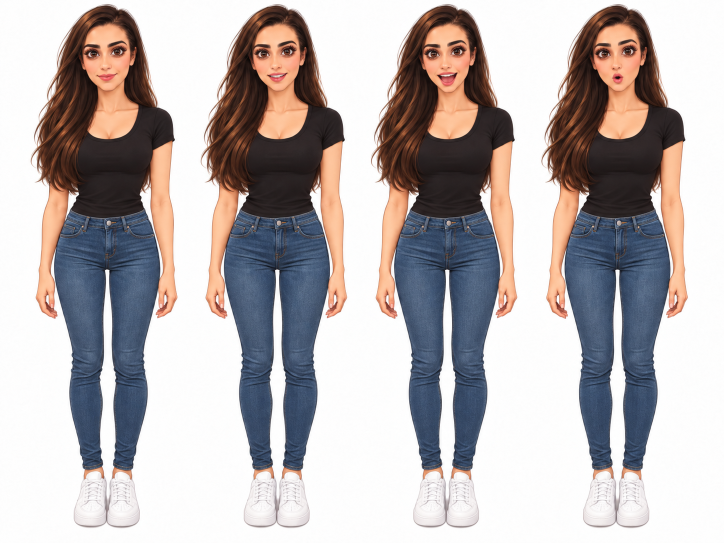
#> input picture demo_videos/puppet_sheets/02_full_body_mouths.png, 1448 x 1086 px, found by its file name (shown at 1/2 size)
$ python -i puppet.py   (imports and definitions only)
#> lines starting #> are read from the running program, lines starting #| are printed output that depends on the picture; after the words box and inside, x2 and y2 are one past the last pixel; in counts of white or black regions, pixels touching at a corner belong together
"""Cut-out puppet built from the character sheets in puppet_sheets/ (front view).

Pieces are cut from the sheets, joined at their round joint ends, and posed by angles:
from a dance tracked with dance_capture.py, and a mouth driven by a song or voice.

    python demo_videos/puppet.py dance_pose.json song_audio.mp4 out.mp4 [--start 0 --end 14.8]
"""
import argparse
import json
import math
import os
import subprocess

import imageio
import imageio_ffmpeg
import numpy as np
from PIL import Image, ImageDraw, ImageFilter
from scipy import ndimage

HERE = os.path.dirname(os.path.abspath(__file__))
SHEETS = os.path.join(HERE, "puppet_sheets")
W, H, FPS = 1080, 1920, 30


# ------------------------------------------------------------------ cutting
def pieces(sheet, white=232, min_px=800):
    """Every separate drawing on a white sheet -> list of (box, RGBA image), in reading order."""
#> called with sheet = 'puppet_sheets/02_full_body_mouths.png', white = 232, min_px = 800
    im = np.array(Image.open(os.path.join(SHEETS, sheet)).convert("RGB")).astype(np.int16)
    near_white = (im.min(axis=2) >= white) & (np.ptp(im, axis=2) < 25)
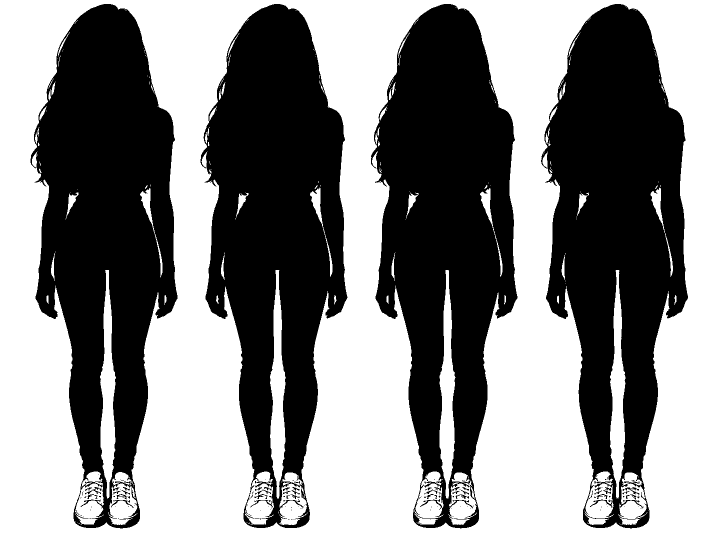
#> near_white: shape (1086, 1448) bool (shown at 1/2 size); 53.4% white; 147 black regions (104 under 20 px), largest, box (x1, y1, x2, y2) and area: (61, 8, 355, 1057) 182668, (401, 8, 695, 1056) 182497, (742, 8, 1035, 1057) 182395
    lab, _ = ndimage.label(near_white)
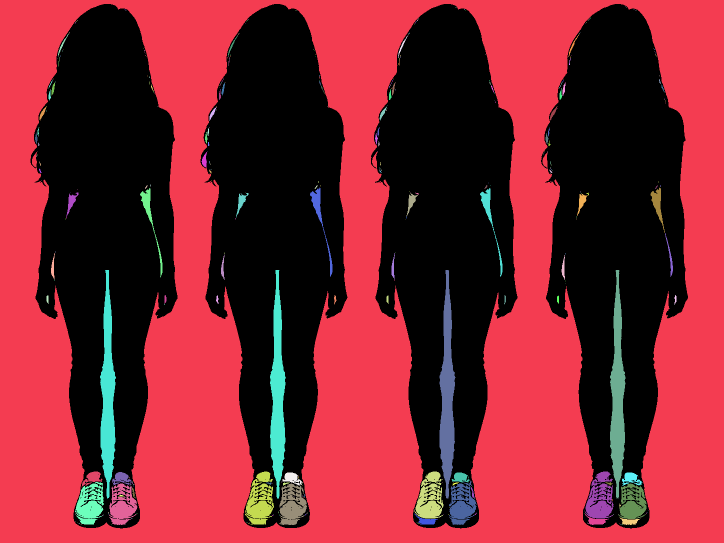
#> lab: shape (1086, 1448) int32 (shown at 1/2 size); 440 distinct labels, from 0 to 439; one colour per label, 0 black
    border = np.unique(np.concatenate([lab[0], lab[-1], lab[:, 0], lab[:, -1]]))
#> border = [1]
    fg = ndimage.binary_opening(~np.isin(lab, border[border > 0]), iterations=1)
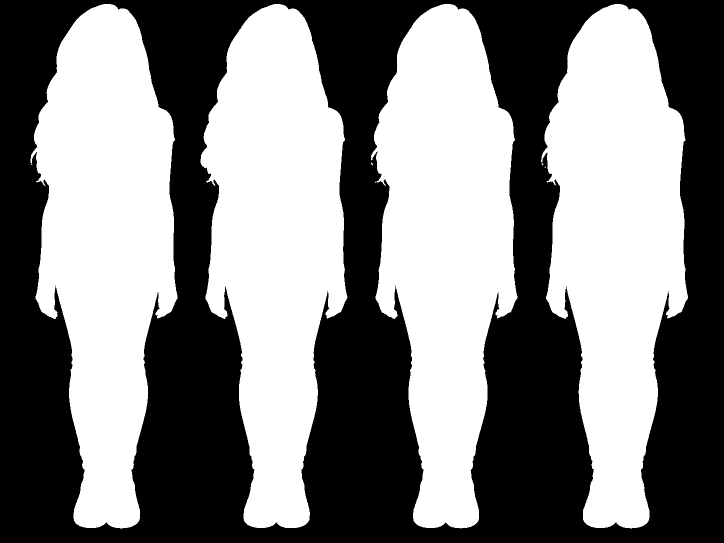
#> fg: shape (1086, 1448) bool (shown at 1/2 size); 51.2% white; 1 black region, box (x1, y1, x2, y2) and area: (0, 0, 1448, 1086) 767870
    parts, _ = ndimage.label(fg)
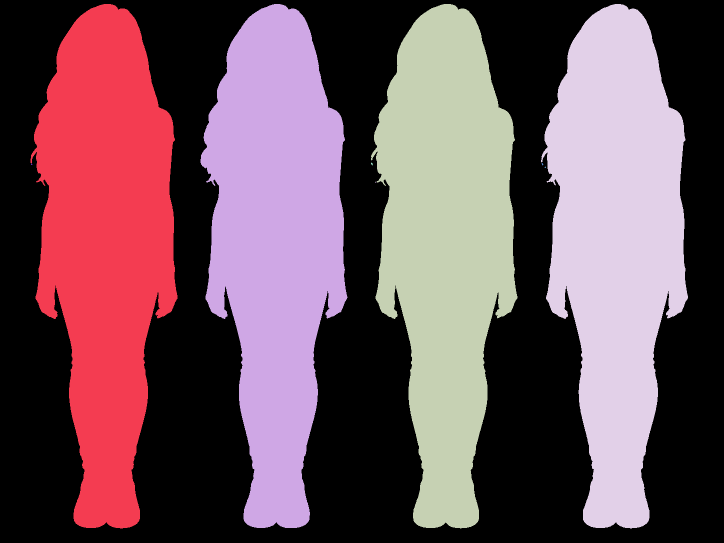
#> parts: shape (1086, 1448) int32 (shown at 1/2 size); 10 distinct labels, from 0 to 9; one colour per label, 0 black
    alpha = (np.clip(ndimage.gaussian_filter(fg.astype(np.float32), 0.8), 0, 1) * 255).astype(np.uint8)
    out = []
    for k, sl in enumerate(ndimage.find_objects(parts)):
        m = parts[sl] == k + 1
        if m.sum() < min_px:
            continue
        m = ndimage.binary_dilation(m, iterations=1)
        rgba = np.dstack([im[sl].astype(np.uint8), np.where(m, alpha[sl], 0)])
        out.append(((sl[1].start, sl[0].start, sl[1].stop, sl[0].stop), Image.fromarray(rgba)))
#> this loop made 9 passes
#> pass 1, in pieces, `rgba = np.dstack([im[sl].astype(np.uint8), np.where(m, alpha[sl], 0)])`:
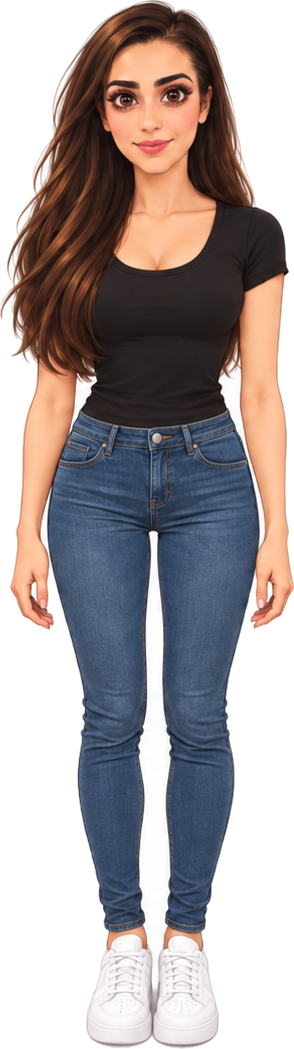
#> rgba: shape (1049, 294, 4); mean R, G, B, A 166, 157.3, 157.2, 166.4; transparent parts drawn white
#> pass 2, in pieces, `m = parts[sl] == k + 1`:
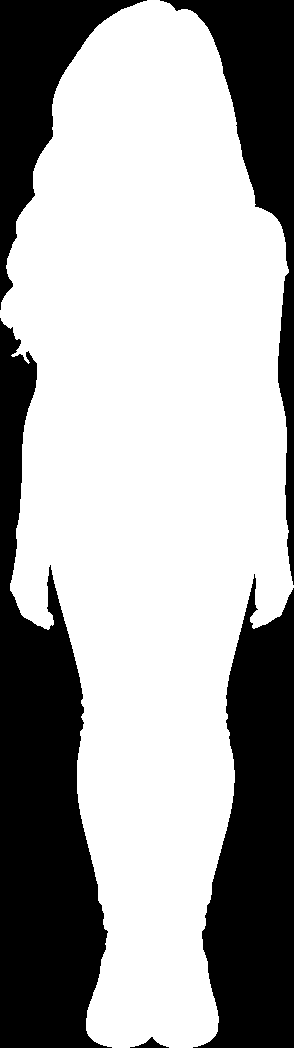
#> m: shape (1048, 294) bool; 65.4% white; 5 black regions, box (x1, y1, x2, y2) and area: (0, 318, 112, 1048) 43917, (193, 574, 294, 1048) 31286, (160, 0, 294, 585) 17336, (0, 0, 147, 310) 14042, (130, 1037, 169, 1048) 165
#> after the loop:
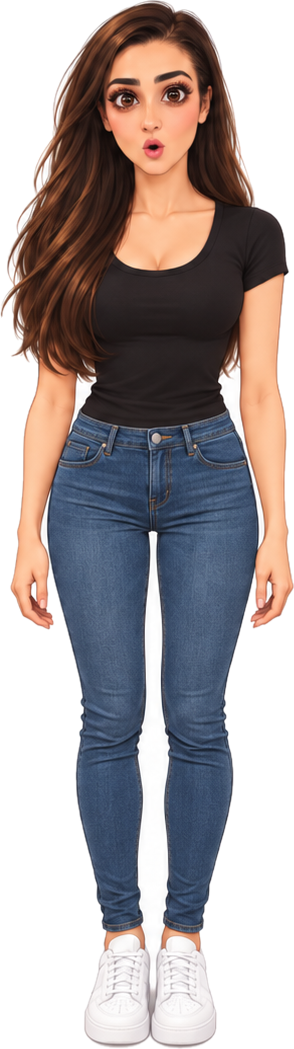
#> rgba: shape (1049, 294, 4); mean R, G, B, A 166, 157.4, 157.5, 166; transparent parts drawn white
#> after the loop, out = 4 items
    out.sort(key=lambda p: (p[0][1] // 120, p[0][0]))
    return out


# [16 lines left out: function load_kit, not called in this run]


# ------------------------------------------------------------------ the rig
# Joint points on each piece, in sheet pixels: "pivot" is where it hangs from its parent,
# the other names are where its children attach.
RIG = {
    "hips":        dict(pivot=(139, 28), leg_r=(60, 222), leg_l=(218, 222)),
    "torso":       dict(pivot=(140, 312), neck=(140, 30), arm_r=(32, 92), arm_l=(248, 92)),
    "upper_arm_r": dict(pivot=(55, 22), end=(22, 200)),
    "upper_arm_l": dict(pivot=(33, 22), end=(68, 200)),
    "lower_arm_r": dict(pivot=(52, 14), end=(38, 290)),
    "lower_arm_l": dict(pivot=(24, 14), end=(38, 290)),
    "upper_leg_r": dict(pivot=(54, 20), end=(52, 232)),
    "upper_leg_l": dict(pivot=(54, 20), end=(52, 232)),
    "lower_leg_r": dict(pivot=(42, 38), end=(42, 250)),
    "lower_leg_l": dict(pivot=(42, 38), end=(42, 250)),
    "head":        dict(pivot=(76, 170)),
}
HEAD_SCALE, HEAD_CROP = 0.522, 350       # face-kit head -> body-sheet scale; cut the neck flare off
HAIR_FRONT_PIVOT, HAIR_BACK_PIVOT = (171, 194), (119, 200)  # hair point that sits on the neck
FACE = dict(cx=146, ex=66, ey=152, es=0.72, bx=68, by=110, bs=0.66, my=258, ms=0.55)


def rest_angle(part):
    r = RIG[part]
    if "end" not in r:
        return 0.0
    (px, py), (ex, ey) = r["pivot"], r["end"]
    return math.degrees(math.atan2(ex - px, ey - py))


# [25 lines left out: functions rot, remove_skin, soften_edges, not called in this run]


class Puppet:
    # [94 lines left out: functions __init__, face, draw_part, pose_points, render, not called in this run]


REST = dict(hips=0, torso=0, head=0, hair=0,
            upper_arm_r=rest_angle("upper_arm_r"), lower_arm_r=rest_angle("lower_arm_r"),
            upper_arm_l=rest_angle("upper_arm_l"), lower_arm_l=rest_angle("lower_arm_l"),
            upper_leg_r=0, lower_leg_r=0, upper_leg_l=0, lower_leg_l=0)

>>> result = pieces('puppet_sheets/02_full_body_mouths.png')
#> result = 4 items

$ run again, on demo_videos/puppet_sheets/07_side_pointing_hands.png
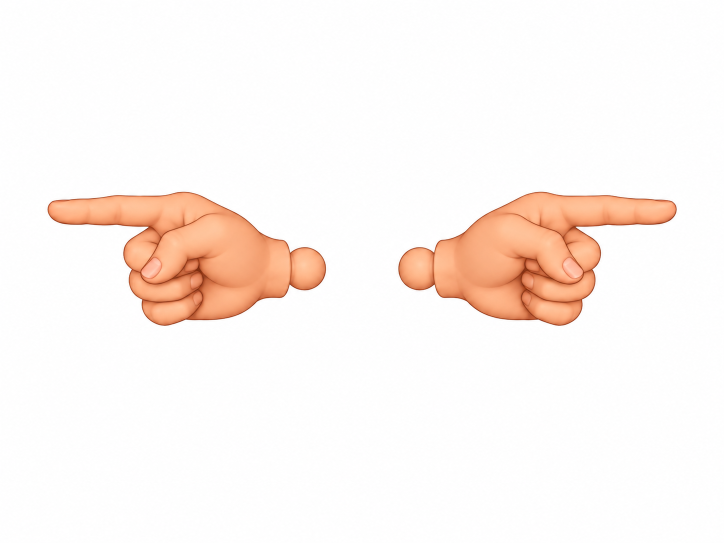
#> input picture demo_videos/puppet_sheets/07_side_pointing_hands.png, 1448 x 1086 px, found by its file name (shown at 1/2 size)
#> in pieces, `near_white = (im.min(axis=2) >= white) & (np.ptp(im, axis=2) < 25)`:
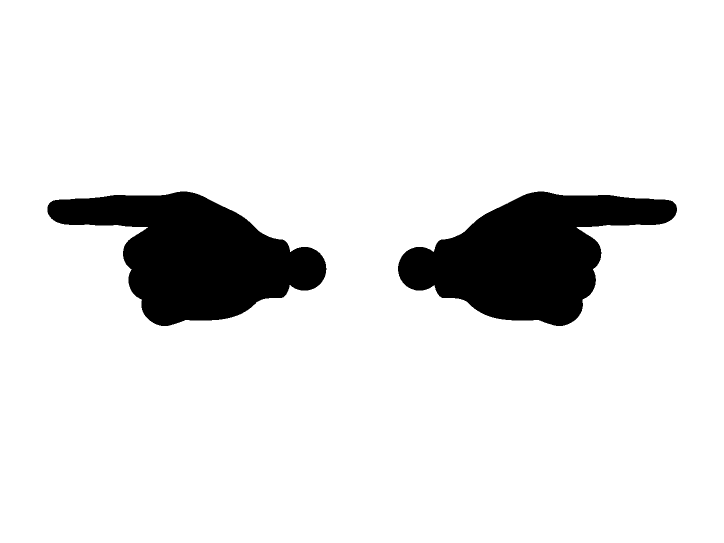
#> near_white: shape (1086, 1448) bool (shown at 1/2 size); 89.7% white; 2 black regions, box (x1, y1, x2, y2) and area: (796, 383, 1354, 652) 80848, (95, 383, 653, 652) 80818
#> border = [1]
#> parts: shape (1086, 1448) int32; 3 distinct labels, from 0 to 2
#> the loop in pieces, `for k, sl in enumerate(ndimage.find_objects(parts)):` made 2 passes
#> after the loop in pieces, `for k, sl in enumerate(ndimage.find_objects(parts)):`:
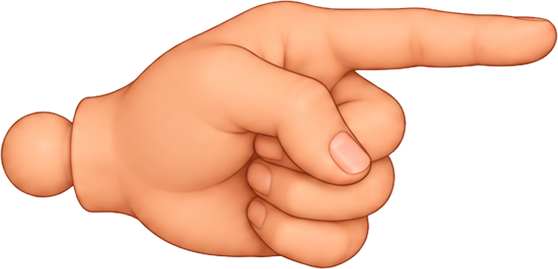
#> rgba: shape (269, 558, 4); mean R, G, B, A 246.3, 203.8, 180.8, 137.2; transparent parts drawn white
#> after the loop in pieces, `for k, sl in enumerate(ndimage.find_objects(parts)):`: out = 2 items
